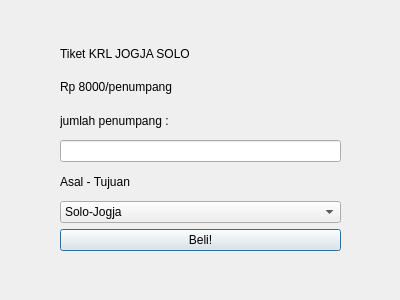
<?xml version="1.0" encoding="UTF-8"?>
<ui version="4.0">
 <class>Dialog</class>
 <widget class="QDialog" name="Dialog">
  <property name="geometry">
   <rect>
    <x>0</x>
    <y>0</y>
    <width>400</width>
    <height>300</height>
   </rect>
  </property>
  <property name="windowTitle">
   <string>Dialog</string>
  </property>
  <widget class="QWidget" name="">
   <property name="geometry">
    <rect>
     <x>60</x>
     <y>40</y>
     <width>281</width>
     <height>211</height>
    </rect>
   </property>
   <layout class="QGridLayout" name="gridLayout">
    <item row="8" column="0">
     <widget class="QComboBox" name="comboBox">
      <item>
       <property name="text">
        <string>Solo-Jogja</string>
       </property>
      </item>
      <item>
       <property name="text">
        <string>Jogja-Solo</string>
       </property>
      </item>
      <item>
       <property name="text">
        <string/>
       </property>
      </item>
     </widget>
    </item>
    <item row="9" column="0">
     <widget class="QPushButton" name="pushButton">
      <property name="text">
       <string>Beli!</string>
      </property>
     </widget>
    </item>
    <item row="3" column="0">
     <widget class="QLabel" name="label_2">
      <property name="text">
       <string>jumlah penumpang :</string>
      </property>
     </widget>
    </item>
    <item row="6" column="0">
     <widget class="QLineEdit" name="lineEdit_2"/>
    </item>
    <item row="7" column="0">
     <widget class="QLabel" name="label_3">
      <property name="text">
       <string>Asal - Tujuan</string>
      </property>
     </widget>
    </item>
    <item row="0" column="0">
     <widget class="QLabel" name="label">
      <property name="text">
       <string>Tiket KRL JOGJA SOLO</string>
      </property>
     </widget>
    </item>
    <item row="1" column="0">
     <widget class="QLabel" name="label_4">
      <property name="text">
       <string>Rp 8000/penumpang</string>
      </property>
     </widget>
    </item>
   </layout>
  </widget>
 </widget>
 <resources/>
 <connections/>
</ui>
